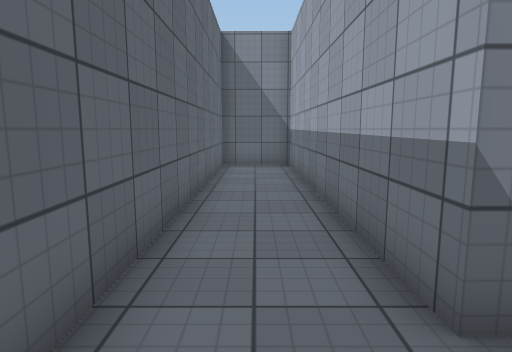
[1] (above)

19 first-person views from a walk through a Unity game level. The camera is 1.4 m above the floor, tilts 8° down and sees 75° across. The floor is counted in squares, 1 m on a side. Each view is taken from the middle of a square. On the plan, view 1 faces up. The plan holds only what a view shows up to about 15 squares ahead; the rest is blank. The place goes on beyond the plan. The player is left out. Some animated figures are left out. Surface patterns are stand-ins for the level's own textures.

[2]
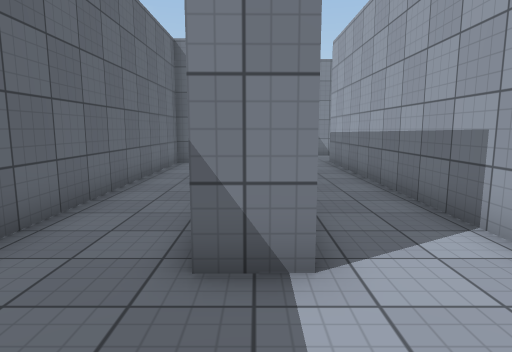

[3]
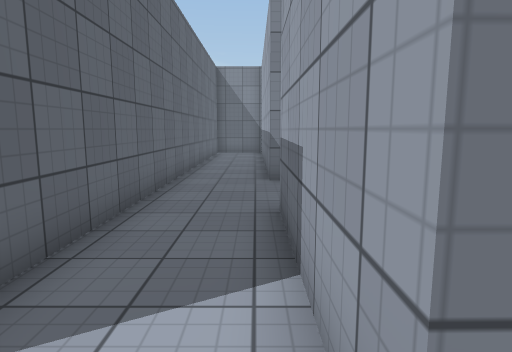

[4]
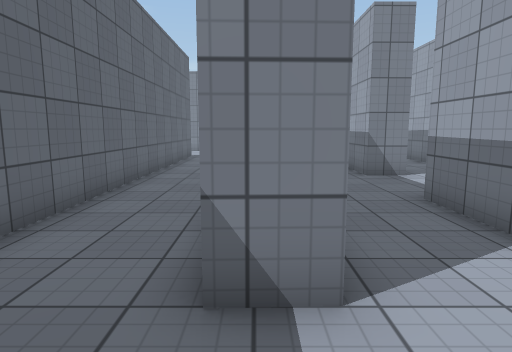

[5]
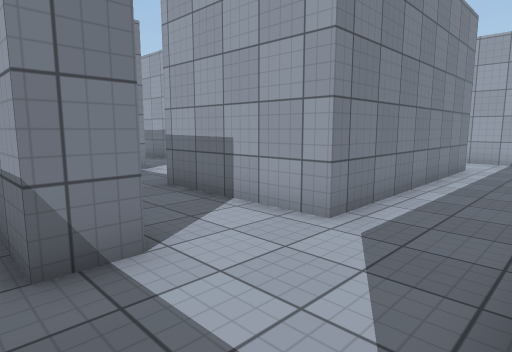

[6]
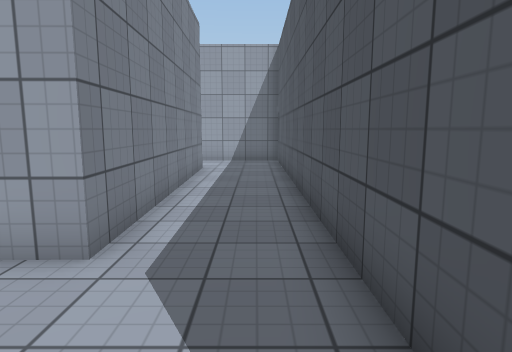

[7]
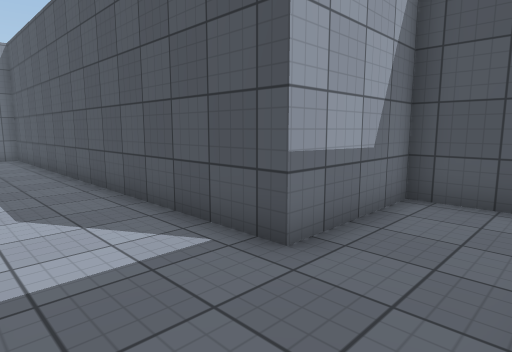

[8]
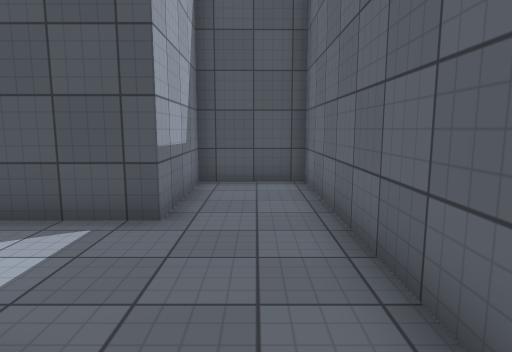

[9]
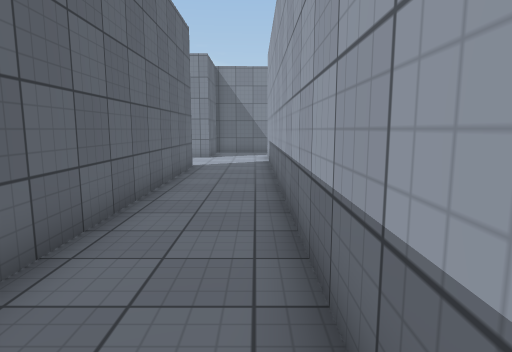

[10]
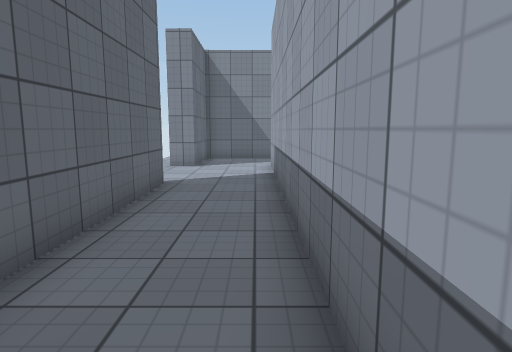

[11]
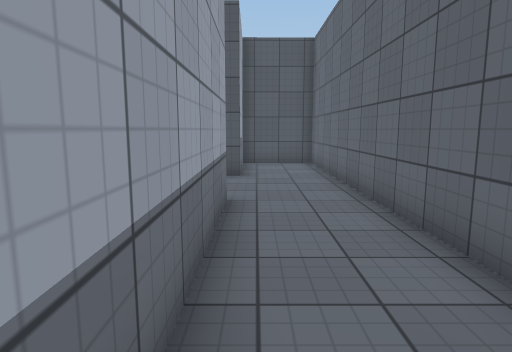

[12]
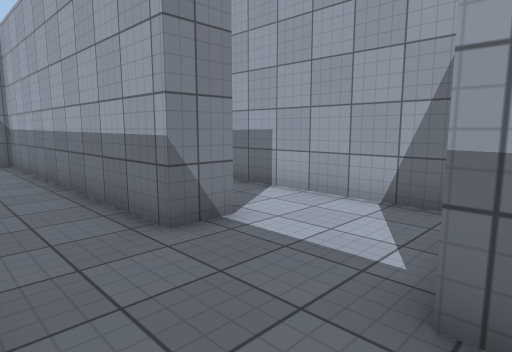

[13]
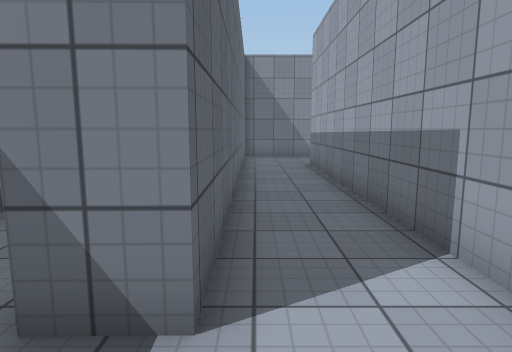

[14]
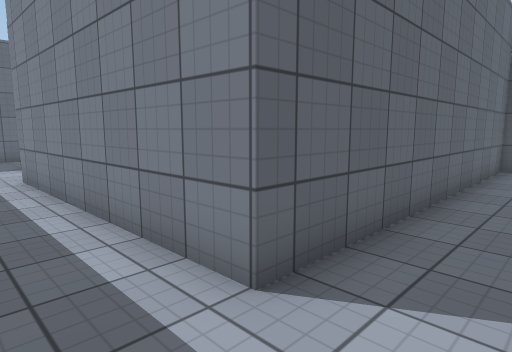

[15]
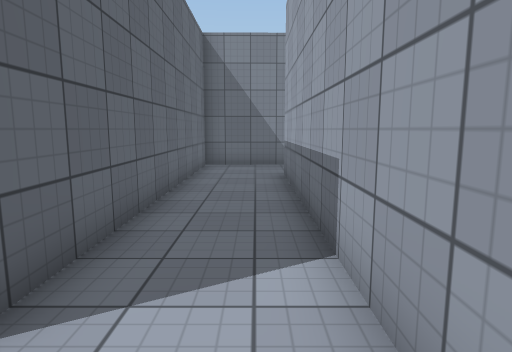

[16]
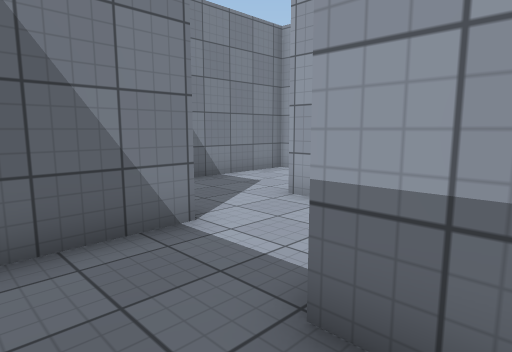

[17]
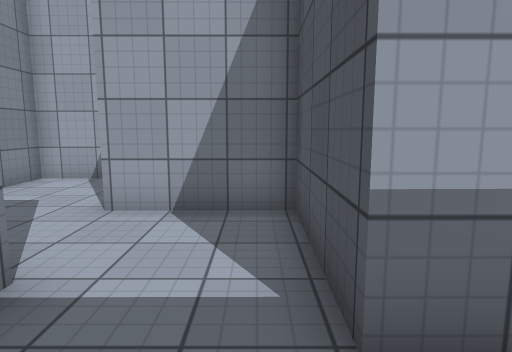

[18]
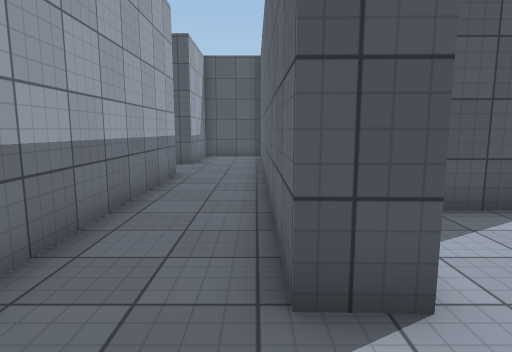

[19]
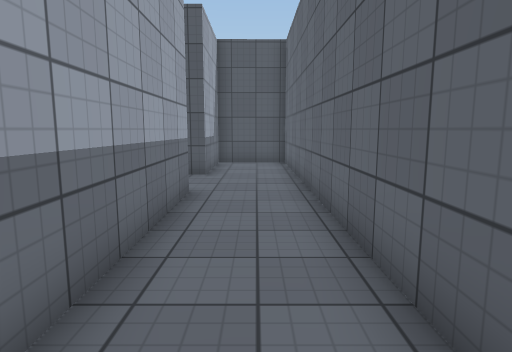

### Floor plan
Points are (right, up) in squares from view 1. A wall is a line through its corners. A room is listed if a view was taken in it or the views show most of it. See-through windows are left out.
Room 1 (views 1, 2, 4, 5, 6, 7, 8, 9, 10, 11, 12, 13)
walls: (-1.2, -5.5) (-2.4, -5.5) (-2.4, 13.1); (-5.4, 9.7) (-5.3, -12.9) (-2.4, -12.8) (-2.4, -9) (0.6, -9); (5.2, -0.4) (5.2, 13.5); (1.5, -6.2) (1.4, -1.3); (2.5, 12.8) (2.6, 2.1) (1.4, 2.1) (1.3, 13) (-1.3, 13) (-1.3, -4.1)
ways out: opening at (1, -7.5) to room 2
Room 2 (views 3, 14, 15, 16, 17, 18, 19)
walls: (14, 5.2) (10, 5.2) (10.1, -6.1) (1.5, -6.2); (20.5, -2.5) (20.4, 5); (20.4, 7.4) (20.4, 9.1) (16.5, 9.1); (0.6, -9) (12.9, -9) (12.9, 2.3) (16.6, 2.3) (16.6, 5.6) (17.7, 5.6) (17.8, -9.1) (20.6, -9.1) (20.5, -5.3) (21.3, -5.3)
ways out: opening at (1, -7.5) to room 1

Positions as (right, up) in squares from view 1, and headings:
1: (0, 0), facing up
2: (2, -1), facing up
3: (1, -7), facing up
4: (-2, -8), facing up
5: (-3, -9), facing up-right
6: (-2, -8), facing right
7: (-5, -6), facing down-right
8: (-4, -4), facing down
9: (-3, -3), facing up
10: (-3, 1), facing up
11: (-3, 1), facing down
12: (-1, -2), facing up-right
13: (3, 0), facing up
14: (12, -8), facing up-left
15: (12, -8), facing up
16: (11, 1), facing up-right
17: (11, 3), facing right
18: (18, 8), facing down
19: (19, 5), facing down
